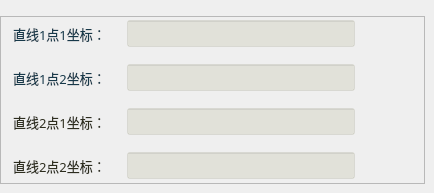
        <widget class="QWidget" name="page_2">
         <widget class="QFrame" name="frame_3">
          <property name="geometry">
           <rect>
            <x>0</x>
            <y>16</y>
            <width>425</width>
            <height>168</height>
           </rect>
          </property>
          <property name="styleSheet">
           <string notr="true"/>
          </property>
          <property name="frameShape">
           <enum>QFrame::StyledPanel</enum>
          </property>
          <property name="frameShadow">
           <enum>QFrame::Raised</enum>
          </property>
          <widget class="QPushButton" name="btnDelLinkLine1Point2">
           <property name="geometry">
            <rect>
             <x>394</x>
             <y>48</y>
             <width>27</width>
             <height>27</height>
            </rect>
           </property>
           <property name="toolTip">
            <string>删除直线1点2坐标链接</string>
           </property>
           <property name="styleSheet">
            <string notr="true">QWidget{ border:none;border-radius: 8px;padding: 2px 4px;}
QPushButton:hover{ background-color: rgba(226, 142, 162, 100);}
QPushButton:pressed{background-color: rgba(226, 172, 162, 200);}</string>
           </property>
           <property name="text">
            <string/>
           </property>
           <property name="icon">
            <iconset resource="sub_res.qrc">
             <normaloff>:/resource/del_link.png</normaloff>:/resource/del_link.png</iconset>
           </property>
           <property name="iconSize">
            <size>
             <width>27</width>
             <height>27</height>
            </size>
           </property>
          </widget>
          <widget class="QLabel" name="label_12">
           <property name="geometry">
            <rect>
             <x>13</x>
             <y>8</y>
             <width>113</width>
             <height>19</height>
            </rect>
           </property>
           <property name="font">
            <font>
             <family>微软雅黑</family>
             <pointsize>10</pointsize>
            </font>
           </property>
           <property name="styleSheet">
            <string notr="true">color: rgba(0, 38, 56, 230);
background: transparent;</string>
           </property>
           <property name="text">
            <string>直线1点1坐标：</string>
           </property>
          </widget>
          <widget class="QLabel" name="label_13">
           <property name="geometry">
            <rect>
             <x>13</x>
             <y>52</y>
             <width>113</width>
             <height>19</height>
            </rect>
           </property>
           <property name="font">
            <font>
             <family>微软雅黑</family>
             <pointsize>10</pointsize>
            </font>
           </property>
           <property name="styleSheet">
            <string notr="true">color: rgba(0, 38, 56, 230);
background: transparent;</string>
           </property>
           <property name="text">
            <string>直线1点2坐标：</string>
           </property>
          </widget>
          <widget class="QLineEdit" name="txtLinkLine1Point1">
           <property name="geometry">
            <rect>
             <x>127</x>
             <y>4</y>
             <width>228</width>
             <height>27</height>
            </rect>
           </property>
           <property name="font">
            <font>
             <family>微软雅黑</family>
             <pointsize>10</pointsize>
            </font>
           </property>
           <property name="toolTip">
            <string>cv::Point或cv::Point2f类型</string>
           </property>
           <property name="styleSheet">
            <string notr="true">color: rgb(0, 0, 200);
background-color: rgba(170, 170, 127,50);</string>
           </property>
           <property name="alignment">
            <set>Qt::AlignCenter</set>
           </property>
           <property name="readOnly">
            <bool>true</bool>
           </property>
          </widget>
          <widget class="QLineEdit" name="txtLinkLine1Point2">
           <property name="geometry">
            <rect>
             <x>127</x>
             <y>48</y>
             <width>228</width>
             <height>27</height>
            </rect>
           </property>
           <property name="font">
            <font>
             <family>微软雅黑</family>
             <pointsize>10</pointsize>
            </font>
           </property>
           <property name="toolTip">
            <string>cv::Point或cv::Point2f类型</string>
           </property>
           <property name="styleSheet">
            <string notr="true">color: rgb(0, 0, 200);
background-color: rgba(170, 170, 127,50);</string>
           </property>
           <property name="alignment">
            <set>Qt::AlignCenter</set>
           </property>
           <property name="readOnly">
            <bool>true</bool>
           </property>
          </widget>
          <widget class="QPushButton" name="btnLinkLine1Point2">
           <property name="geometry">
            <rect>
             <x>360</x>
             <y>48</y>
             <width>27</width>
             <height>27</height>
            </rect>
           </property>
           <property name="toolTip">
            <string>链接直线1点2坐标</string>
           </property>
           <property name="styleSheet">
            <string notr="true">QWidget{ border:none;border-radius: 8px;padding: 2px 4px;}
QPushButton:hover{ background-color: rgba(85, 150, 127, 100);}
QPushButton:pressed{background-color: rgba(85, 180, 127, 160);}</string>
           </property>
           <property name="text">
            <string/>
           </property>
           <property name="icon">
            <iconset resource="sub_res.qrc">
             <normaloff>:/resource/link.png</normaloff>:/resource/link.png</iconset>
           </property>
           <property name="iconSize">
            <size>
             <width>27</width>
             <height>27</height>
            </size>
           </property>
          </widget>
          <widget class="QPushButton" name="btnLinkLine1Point1">
           <property name="geometry">
            <rect>
             <x>360</x>
             <y>4</y>
             <width>27</width>
             <height>27</height>
            </rect>
           </property>
           <property name="toolTip">
            <string>链接直线1点1坐标</string>
           </property>
           <property name="styleSheet">
            <string notr="true">QWidget{ border:none;border-radius: 8px;padding: 2px 4px;}
QPushButton:hover{ background-color: rgba(85, 150, 127, 100);}
QPushButton:pressed{background-color: rgba(85, 180, 127, 160);}</string>
           </property>
           <property name="text">
            <string/>
           </property>
           <property name="icon">
            <iconset resource="sub_res.qrc">
             <normaloff>:/resource/link.png</normaloff>:/resource/link.png</iconset>
           </property>
           <property name="iconSize">
            <size>
             <width>27</width>
             <height>27</height>
            </size>
           </property>
          </widget>
          <widget class="QPushButton" name="btnDelLinkLine1Point1">
           <property name="geometry">
            <rect>
             <x>394</x>
             <y>4</y>
             <width>27</width>
             <height>27</height>
            </rect>
           </property>
           <property name="toolTip">
            <string>删除直线1点1坐标链接</string>
           </property>
           <property name="styleSheet">
            <string notr="true">QWidget{ border:none;border-radius: 8px;padding: 2px 4px;}
QPushButton:hover{ background-color: rgba(226, 142, 162, 100);}
QPushButton:pressed{background-color: rgba(226, 172, 162, 200);}</string>
           </property>
           <property name="text">
            <string/>
           </property>
           <property name="icon">
            <iconset resource="sub_res.qrc">
             <normaloff>:/resource/del_link.png</normaloff>:/resource/del_link.png</iconset>
           </property>
           <property name="iconSize">
            <size>
             <width>27</width>
             <height>27</height>
            </size>
           </property>
          </widget>
          <widget class="QLabel" name="label_14">
           <property name="geometry">
            <rect>
             <x>13</x>
             <y>140</y>
             <width>113</width>
             <height>19</height>
            </rect>
           </property>
           <property name="font">
            <font>
             <family>微软雅黑</family>
             <pointsize>10</pointsize>
            </font>
           </property>
           <property name="styleSheet">
            <string notr="true">color: rgb(45, 45, 30);
background: transparent;</string>
           </property>
           <property name="text">
            <string>直线2点2坐标：</string>
           </property>
          </widget>
          <widget class="QPushButton" name="btnLinkLine2Point1">
           <property name="geometry">
            <rect>
             <x>360</x>
             <y>92</y>
             <width>27</width>
             <height>27</height>
            </rect>
           </property>
           <property name="toolTip">
            <string>链接直线2点1坐标</string>
           </property>
           <property name="styleSheet">
            <string notr="true">QWidget{ border:none;border-radius: 8px;padding: 2px 4px;}
QPushButton:hover{ background-color: rgba(85, 150, 127, 100);}
QPushButton:pressed{background-color: rgba(85, 180, 127, 160);}</string>
           </property>
           <property name="text">
            <string/>
           </property>
           <property name="icon">
            <iconset resource="sub_res.qrc">
             <normaloff>:/resource/link.png</normaloff>:/resource/link.png</iconset>
           </property>
           <property name="iconSize">
            <size>
             <width>27</width>
             <height>27</height>
            </size>
           </property>
          </widget>
          <widget class="QPushButton" name="btnLinkLine2Point2">
           <property name="geometry">
            <rect>
             <x>360</x>
             <y>136</y>
             <width>27</width>
             <height>27</height>
            </rect>
           </property>
           <property name="toolTip">
            <string>链接直线2点2坐标</string>
           </property>
           <property name="styleSheet">
            <string notr="true">QWidget{ border:none;border-radius: 8px;padding: 2px 4px;}
QPushButton:hover{ background-color: rgba(85, 150, 127, 100);}
QPushButton:pressed{background-color: rgba(85, 180, 127, 160);}</string>
           </property>
           <property name="text">
            <string/>
           </property>
           <property name="icon">
            <iconset resource="sub_res.qrc">
             <normaloff>:/resource/link.png</normaloff>:/resource/link.png</iconset>
           </property>
           <property name="iconSize">
            <size>
             <width>27</width>
             <height>27</height>
            </size>
           </property>
          </widget>
          <widget class="QLineEdit" name="txtLinkLine2Point2">
           <property name="geometry">
            <rect>
             <x>127</x>
             <y>136</y>
             <width>228</width>
             <height>27</height>
            </rect>
           </property>
           <property name="font">
            <font>
             <family>微软雅黑</family>
             <pointsize>10</pointsize>
            </font>
           </property>
           <property name="toolTip">
            <string>cv::Point或cv::Point2f类型</string>
           </property>
           <property name="styleSheet">
            <string notr="true">color: rgb(0, 0, 200);
background-color: rgba(170, 170, 127,50);</string>
           </property>
           <property name="alignment">
            <set>Qt::AlignCenter</set>
           </property>
           <property name="readOnly">
            <bool>true</bool>
           </property>
          </widget>
          <widget class="QLineEdit" name="txtLinkLine2Point1">
           <property name="geometry">
            <rect>
             <x>127</x>
             <y>92</y>
             <width>228</width>
             <height>27</height>
            </rect>
           </property>
           <property name="font">
            <font>
             <family>微软雅黑</family>
             <pointsize>10</pointsize>
            </font>
           </property>
           <property name="toolTip">
            <string>cv::Point或cv::Point2f类型</string>
           </property>
           <property name="styleSheet">
            <string notr="true">color: rgb(0, 0, 200);
background-color: rgba(170, 170, 127,50);</string>
           </property>
           <property name="alignment">
            <set>Qt::AlignCenter</set>
           </property>
           <property name="readOnly">
            <bool>true</bool>
           </property>
          </widget>
          <widget class="QLabel" name="label_15">
           <property name="geometry">
            <rect>
             <x>13</x>
             <y>96</y>
             <width>113</width>
             <height>19</height>
            </rect>
           </property>
           <property name="font">
            <font>
             <family>微软雅黑</family>
             <pointsize>10</pointsize>
            </font>
           </property>
           <property name="styleSheet">
            <string notr="true">color: rgb(45, 45, 30);
background: transparent;</string>
           </property>
           <property name="text">
            <string>直线2点1坐标：</string>
           </property>
          </widget>
          <widget class="QPushButton" name="btnDelLinkLine2Point1">
           <property name="geometry">
            <rect>
             <x>394</x>
             <y>92</y>
             <width>27</width>
             <height>27</height>
            </rect>
           </property>
           <property name="toolTip">
            <string>删除直线2点1坐标链接</string>
           </property>
           <property name="styleSheet">
            <string notr="true">QWidget{ border:none;border-radius: 8px;padding: 2px 4px;}
QPushButton:hover{ background-color: rgba(226, 142, 162, 100);}
QPushButton:pressed{background-color: rgba(226, 172, 162, 200);}</string>
           </property>
           <property name="text">
            <string/>
           </property>
           <property name="icon">
            <iconset resource="sub_res.qrc">
             <normaloff>:/resource/del_link.png</normaloff>:/resource/del_link.png</iconset>
           </property>
           <property name="iconSize">
            <size>
             <width>27</width>
             <height>27</height>
            </size>
           </property>
          </widget>
          <widget class="QPushButton" name="btnDelLinkLine2Point2">
           <property name="geometry">
            <rect>
             <x>394</x>
             <y>136</y>
             <width>27</width>
             <height>27</height>
            </rect>
           </property>
           <property name="toolTip">
            <string>删除直线2点2坐标链接</string>
           </property>
           <property name="styleSheet">
            <string notr="true">QWidget{ border:none;border-radius: 8px;padding: 2px 4px;}
QPushButton:hover{ background-color: rgba(226, 142, 162, 100);}
QPushButton:pressed{background-color: rgba(226, 172, 162, 200);}</string>
           </property>
           <property name="text">
            <string/>
           </property>
           <property name="icon">
            <iconset resource="sub_res.qrc">
             <normaloff>:/resource/del_link.png</normaloff>:/resource/del_link.png</iconset>
           </property>
           <property name="iconSize">
            <size>
             <width>27</width>
             <height>27</height>
            </size>
           </property>
          </widget>
         </widget>
        </widget>
